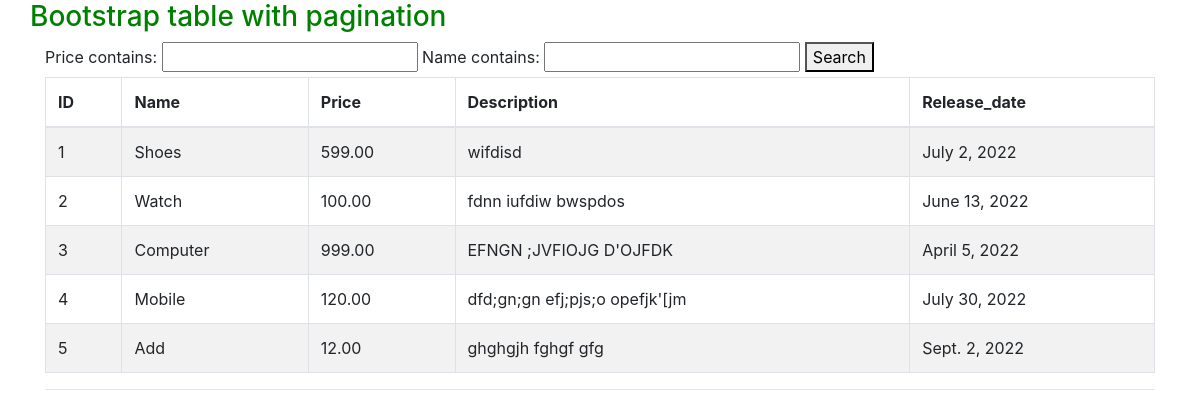
The page / on the database its author committed.
### app/models.py (models this page shows)
class Product(models.Model):
    name = models.CharField(max_length=255)
    price = models.DecimalField(max_digits=5, decimal_places=2)
    description = models.TextField()
    release_date = models.DateField()

### app/views.py (the view)
# urls.py: 2. Add a URL to urlpatterns:  path('', views.home, name='home')
def home(request):
    task =Task.objects.all()
    product = Product.objects.all()
    myfilter = ProductFilter(request.GET , queryset=product)
    product=myfilter.qs
    return render(request,('app/home.html'),context={'task':task,'product':product,'myfilter':myfilter})

### app/templates/app/home.html (shortened to what this page needs)
<!DOCTYPE html>
<html lang="en">
<head>
     <link rel="stylesheet" href="https://cdn.jsdelivr.net/npm/bootstrap@4.6.1/dist/css/bootstrap.min.css">
</head>
<body>
<div class="container">
<div class="row header" style="text-align:center;color:green">
<h3>Bootstrap table with pagination</h3>
</div>
<div>
    <form action="" method="get">
            {{myfilter.form}}
        <button type="submit">Search</button>
    </form>
</div>
<table id="example" class="table table-striped table-bordered" style="width:100%">
        <thead>
            <tr>
                <th>ID</th>
                <th>Name</th>
                <th>Price</th>
                <th>Description</th>
                <th>Release_date</th>
            </tr>
        </thead>
       <tbody>
                {% for p in product %}
            <tr>
                <td>{{p.id}}</td>
                <td> {{p.name|capfirst}} </td>
                <td>{{p.price}}</td>
                <td>{{p.description}}</td>
                <td>{{p.release_date}}</td>
            </tr>
                {% endfor %}
       </tbody>
    </table>
<hr>
    </div>
</body>
</html>

### rows shown on the page
Product: id "1", name "Shoes", price "599.00", description "wifdisd", release_date "July 2, 2022"
Product: id "2", name "Watch", price "100.00", description "fdnn iufdiw bwspdos", release_date "June 13, 2022"
Product: id "3", name "Computer", price "999.00", description "EFNGN ;JVFIOJG D'OJFDK", release_date "April 5, 2022"
Product: id "4", name "Mobile", price "120.00", description "dfd;gn;gn efj;pjs;o opefjk'[jm", release_date "July 30, 2022"
Product: id "5", name "Add", price "12.00", description "ghghgjh fghgf gfg", release_date "Sept. 2, 2022"
